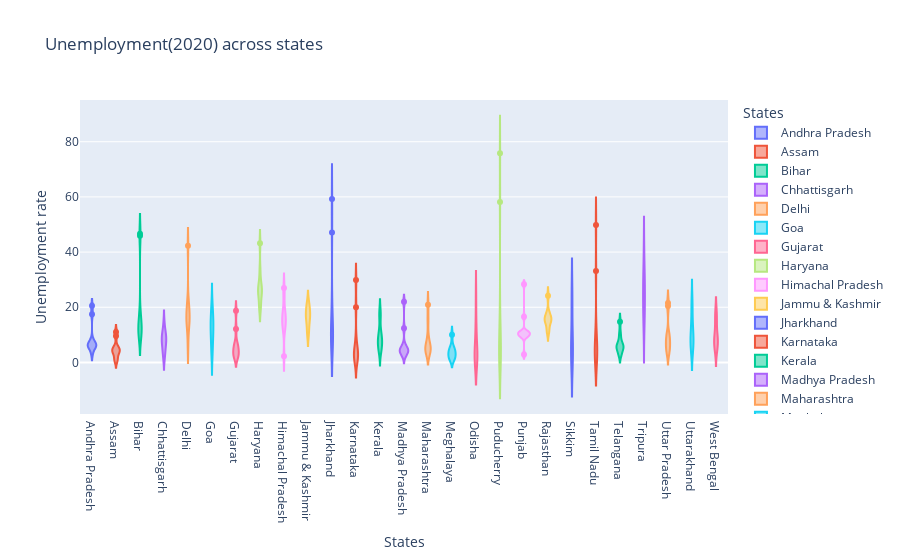

The notebook cell this image was saved under:
### Code cell
fig_11_violin=px.violin(data_frame=data_11,x='States',y='Unemployment rate',color='States',title='Unemployment(2020) across states')
fig_11_violin.show()

### Figure 1 — Plotly figure (JSON) as saved in the notebook; plotly's stock layout.template omitted (floating-point values rounded to 4 significant figures)
{"data": [{"alignmentgroup": "True", "box": {"visible": false}, "hovertemplate": "States=%{x}<br>Unemployment rate=%{y}<extra></extra>", "legendgroup": "Andhra Pradesh", "marker": {"color": "#636efa"}, "name": "Andhra Pradesh", "offsetgroup": "Andhra Pradesh", "orientation": "v", "scalegroup": "True", "showlegend": true, "type": "violin", "x": ["Andhra Pradesh", "Andhra Pradesh", "Andhra Pradesh", "Andhra Pradesh", "Andhra Pradesh", "Andhra Pradesh", "Andhra Pradesh", "Andhra Pradesh", "Andhra Pradesh", "Andhra Pradesh"], "x0": " ", "xaxis": "x", "y": [5.48, 5.83, 5.79, 20.51, 17.43, 3.31, 8.34, 6.96, 6.4, 6.59], "y0": " ", "yaxis": "y"}, {"alignmentgroup": "True", "box": {"visible": false}, "hovertemplate": "States=%{x}<br>Unemployment rate=%{y}<extra></extra>", "legendgroup": "Assam", "marker": {"color": "#EF553B"}, "name": "Assam", "offsetgroup": "Assam", "orientation": "v", "scalegroup": "True", "showlegend": true, "type": "violin", "x": ["Assam", "Assam", "Assam", "Assam", "Assam", "Assam", "Assam", "Assam", "Assam", "Assam"], "x0": " ", "xaxis": "x", "y": [4.66, 4.41, 4.77, 11.06, 9.55, 0.6, 3.77, 5.53, 1.19, 3.02], "y0": " ", "yaxis": "y"}, {"alignmentgroup": "True", "box": {"visible": false}, "hovertemplate": "States=%{x}<br>Unemployment rate=%{y}<extra></extra>", "legendgroup": "Bihar", "marker": {"color": "#00cc96"}, "name": "Bihar", "offsetgroup": "Bihar", "orientation": "v", "scalegroup": "True", "showlegend": true, "type": "violin", "x": ["Bihar", "Bihar", "Bihar", "Bihar", "Bihar", "Bihar", "Bihar", "Bihar", "Bihar", "Bihar"], "x0": " ", "xaxis": "x", "y": [10.61, 10.29, 15.43, 46.64, 45.96, 17.82, 12.79, 13.44, 11.91, 9.82], "y0": " ", "yaxis": "y"}, {"alignmentgroup": "True", "box": {"visible": false}, "hovertemplate": "States=%{x}<br>Unemployment rate=%{y}<extra></extra>", "legendgroup": "Chhattisgarh", "marker": {"color": "#ab63fa"}, "name": "Chhattisgarh", "offsetgroup": "Chhattisgarh", "orientation": "v", "scalegroup": "True", "showlegend": true, "type": "violin", "x": ["Chhattisgarh", "Chhattisgarh", "Chhattisgarh", "Chhattisgarh", "Chhattisgarh", "Chhattisgarh", "Chhattisgarh", "Chhattisgarh", "Chhattisgarh", "Chhattisgarh"], "x0": " ", "xaxis": "x", "y": [9.65, 8.38, 7.54, 3.41, 10.5, 14.23, 10.27, 5.63, 1.96, 6.62], "y0": " ", "yaxis": "y"}, {"alignmentgroup": "True", "box": {"visible": false}, "hovertemplate": "States=%{x}<br>Unemployment rate=%{y}<extra></extra>", "legendgroup": "Delhi", "marker": {"color": "#FFA15A"}, "name": "Delhi", "offsetgroup": "Delhi", "orientation": "v", "scalegroup": "True", "showlegend": true, "type": "violin", "x": ["Delhi", "Delhi", "Delhi", "Delhi", "Delhi", "Delhi", "Delhi", "Delhi", "Delhi", "Delhi"], "x0": " ", "xaxis": "x", "y": [22.23, 14.84, 17.04, 16.68, 42.27, 18.19, 20.3, 13.79, 12.53, 6.27], "y0": " ", "yaxis": "y"}, {"alignmentgroup": "True", "box": {"visible": false}, "hovertemplate": "States=%{x}<br>Unemployment rate=%{y}<extra></extra>", "legendgroup": "Goa", "marker": {"color": "#19d3f3"}, "name": "Goa", "offsetgroup": "Goa", "orientation": "v", "scalegroup": "True", "showlegend": true, "type": "violin", "x": ["Goa", "Goa", "Goa", "Goa", "Goa", "Goa", "Goa", "Goa", "Goa", "Goa"], "x0": " ", "xaxis": "x", "y": [8.89, 2.81, 5.25, 13.31, 21.25, 9.96, 17.07, 16.21, 15.38, 11.54], "y0": " ", "yaxis": "y"}, {"alignmentgroup": "True", "box": {"visible": false}, "hovertemplate": "States=%{x}<br>Unemployment rate=%{y}<extra></extra>", "legendgroup": "Gujarat", "marker": {"color": "#FF6692"}, "name": "Gujarat", "offsetgroup": "Gujarat", "orientation": "v", "scalegroup": "True", "showlegend": true, "type": "violin", "x": ["Gujarat", "Gujarat", "Gujarat", "Gujarat", "Gujarat", "Gujarat", "Gujarat", "Gujarat", "Gujarat", "Gujarat"], "x0": " ", "xaxis": "x", "y": [5.54, 6.38, 6.66, 18.71, 12.11, 3.2, 1.84, 1.87, 3.42, 4.03], "y0": " ", "yaxis": "y"}, {"alignmentgroup": "True", "box": {"visible": false}, "hovertemplate": "States=%{x}<br>Unemployment rate=%{y}<extra></extra>", "legendgroup": "Haryana", "marker": {"color": "#B6E880"}, "name": "Haryana", "offsetgroup": "Haryana", "orientation": "v", "scalegroup": "True", "showlegend": true, "type": "violin", "x": ["Haryana", "Haryana", "Haryana", "Haryana", "Haryana", "Haryana", "Haryana", "Haryana", "Haryana", "Haryana"], "x0": " ", "xaxis": "x", "y": [20.34, 25.77, 25.05, 43.22, 29.02, 26.7, 24.18, 33.5, 19.68, 27.31], "y0": " ", "yaxis": "y"}, {"alignmentgroup": "True", "box": {"visible": false}, "hovertemplate": "States=%{x}<br>Unemployment rate=%{y}<extra></extra>", "legendgroup": "Himachal Pradesh", "marker": {"color": "#FF97FF"}, "name": "Himachal Pradesh", "offsetgroup": "Himachal Pradesh", "orientation": "v", "scalegroup": "True", "showlegend": true, "type": "violin", "x": ["Himachal Pradesh", "Himachal Pradesh", "Himachal Pradesh", "Himachal Pradesh", "Himachal Pradesh", "Himachal Pradesh", "Himachal Pradesh", "Himachal Pradesh", "Himachal Pradesh", "Himachal Pradesh"], "x0": " ", "xaxis": "x", "y": [16.83, 16.84, 18.76, 2.2, 26.95, 13.47, 24.31, 15.79, 12.04, 13.46], "y0": " ", "yaxis": "y"}, {"alignmentgroup": "True", "box": {"visible": false}, "hovertemplate": "States=%{x}<br>Unemployment rate=%{y}<extra></extra>", "legendgroup": "Jammu & Kashmir", "marker": {"color": "#FECB52"}, "name": "Jammu & Kashmir", "offsetgroup": "Jammu & Kashmir", "orientation": "v", "scalegroup": "True", "showlegend": true, "type": "violin", "x": ["Jammu & Kashmir", "Jammu & Kashmir", "Jammu & Kashmir", "Jammu & Kashmir", "Jammu & Kashmir", "Jammu & Kashmir", "Jammu & Kashmir", "Jammu & Kashmir", "Jammu & Kashmir"], "x0": " ", "xaxis": "x", "y": [21.08, 20.78, 15.5, 18.74, 17.92, 10.88, 11.09, 16.17, 16.14], "y0": " ", "yaxis": "y"}, {"alignmentgroup": "True", "box": {"visible": false}, "hovertemplate": "States=%{x}<br>Unemployment rate=%{y}<extra></extra>", "legendgroup": "Jharkhand", "marker": {"color": "#636efa"}, "name": "Jharkhand", "offsetgroup": "Jharkhand", "orientation": "v", "scalegroup": "True", "showlegend": true, "type": "violin", "x": ["Jharkhand", "Jharkhand", "Jharkhand", "Jharkhand", "Jharkhand", "Jharkhand", "Jharkhand", "Jharkhand", "Jharkhand", "Jharkhand"], "x0": " ", "xaxis": "x", "y": [10.61, 11.85, 8.23, 47.09, 59.23, 20.95, 7.63, 9.76, 8.24, 11.8], "y0": " ", "yaxis": "y"}, {"alignmentgroup": "True", "box": {"visible": false}, "hovertemplate": "States=%{x}<br>Unemployment rate=%{y}<extra></extra>", "legendgroup": "Karnataka", "marker": {"color": "#EF553B"}, "name": "Karnataka", "offsetgroup": "Karnataka", "orientation": "v", "scalegroup": "True", "showlegend": true, "type": "violin", "x": ["Karnataka", "Karnataka", "Karnataka", "Karnataka", "Karnataka", "Karnataka", "Karnataka", "Karnataka", "Karnataka", "Karnataka"], "x0": " ", "xaxis": "x", "y": [2.86, 3.61, 3.46, 29.84, 19.97, 8.44, 4.01, 0.5, 2.41, 1.58], "y0": " ", "yaxis": "y"}, {"alignmentgroup": "True", "box": {"visible": false}, "hovertemplate": "States=%{x}<br>Unemployment rate=%{y}<extra></extra>", "legendgroup": "Kerala", "marker": {"color": "#00cc96"}, "name": "Kerala", "offsetgroup": "Kerala", "orientation": "v", "scalegroup": "True", "showlegend": true, "type": "violin", "x": ["Kerala", "Kerala", "Kerala", "Kerala", "Kerala", "Kerala", "Kerala", "Kerala", "Kerala", "Kerala"], "x0": " ", "xaxis": "x", "y": [5.31, 7.6, 8.99, 16.99, 17.88, 9.71, 7.09, 10.98, 5.91, 3.88], "y0": " ", "yaxis": "y"}, {"alignmentgroup": "True", "box": {"visible": false}, "hovertemplate": "States=%{x}<br>Unemployment rate=%{y}<extra></extra>", "legendgroup": "Madhya Pradesh", "marker": {"color": "#ab63fa"}, "name": "Madhya Pradesh", "offsetgroup": "Madhya Pradesh", "orientation": "v", "scalegroup": "True", "showlegend": true, "type": "violin", "x": ["Madhya Pradesh", "Madhya Pradesh", "Madhya Pradesh", "Madhya Pradesh", "Madhya Pradesh", "Madhya Pradesh", "Madhya Pradesh", "Madhya Pradesh", "Madhya Pradesh", "Madhya Pradesh"], "x0": " ", "xaxis": "x", "y": [4.11, 4.57, 2.22, 12.36, 21.98, 6.48, 5.08, 4.7, 3.91, 3.13], "y0": " ", "yaxis": "y"}, {"alignmentgroup": "True", "box": {"visible": false}, "hovertemplate": "States=%{x}<br>Unemployment rate=%{y}<extra></extra>", "legendgroup": "Maharashtra", "marker": {"color": "#FFA15A"}, "name": "Maharashtra", "offsetgroup": "Maharashtra", "orientation": "v", "scalegroup": "True", "showlegend": true, "type": "violin", "x": ["Maharashtra", "Maharashtra", "Maharashtra", "Maharashtra", "Maharashtra", "Maharashtra", "Maharashtra", "Maharashtra", "Maharashtra", "Maharashtra"], "x0": " ", "xaxis": "x", "y": [4.95, 4.69, 5.79, 20.9, 15.46, 9.23, 3.89, 6.23, 4.55, 4.1], "y0": " ", "yaxis": "y"}, {"alignmentgroup": "True", "box": {"visible": false}, "hovertemplate": "States=%{x}<br>Unemployment rate=%{y}<extra></extra>", "legendgroup": "Meghalaya", "marker": {"color": "#19d3f3"}, "name": "Meghalaya", "offsetgroup": "Meghalaya", "orientation": "v", "scalegroup": "True", "showlegend": true, "type": "violin", "x": ["Meghalaya", "Meghalaya", "Meghalaya", "Meghalaya", "Meghalaya", "Meghalaya", "Meghalaya", "Meghalaya", "Meghalaya", "Meghalaya"], "x0": " ", "xaxis": "x", "y": [1.66, 3.59, 1.58, 10.03, 5.92, 1.15, 2.1, 3.74, 4.29, 4.6], "y0": " ", "yaxis": "y"}, {"alignmentgroup": "True", "box": {"visible": false}, "hovertemplate": "States=%{x}<br>Unemployment rate=%{y}<extra></extra>", "legendgroup": "Odisha", "marker": {"color": "#FF6692"}, "name": "Odisha", "offsetgroup": "Odisha", "orientation": "v", "scalegroup": "True", "showlegend": true, "type": "violin", "x": ["Odisha", "Odisha", "Odisha", "Odisha", "Odisha", "Odisha", "Odisha", "Odisha", "Odisha", "Odisha"], "x0": " ", "xaxis": "x", "y": [1.9, 3.12, 13.08, 23.76, 11.41, 3.77, 1.88, 1.42, 2.1, 2.18], "y0": " ", "yaxis": "y"}, {"alignmentgroup": "True", "box": {"visible": false}, "hovertemplate": "States=%{x}<br>Unemployment rate=%{y}<extra></extra>", "legendgroup": "Puducherry", "marker": {"color": "#B6E880"}, "name": "Puducherry", "offsetgroup": "Puducherry", "orientation": "v", "scalegroup": "True", "showlegend": true, "type": "violin", "x": ["Puducherry", "Puducherry", "Puducherry", "Puducherry", "Puducherry", "Puducherry", "Puducherry", "Puducherry", "Puducherry", "Puducherry"], "x0": " ", "xaxis": "x", "y": [0.58, 1.76, 1.2, 75.85, 58.19, 4.24, 15.47, 5.05, 10.9, 6.18], "y0": " ", "yaxis": "y"}, {"alignmentgroup": "True", "box": {"visible": false}, "hovertemplate": "States=%{x}<br>Unemployment rate=%{y}<extra></extra>", "legendgroup": "Punjab", "marker": {"color": "#FF97FF"}, "name": "Punjab", "offsetgroup": "Punjab", "orientation": "v", "scalegroup": "True", "showlegend": true, "type": "violin", "x": ["Punjab", "Punjab", "Punjab", "Punjab", "Punjab", "Punjab", "Punjab", "Punjab", "Punjab", "Punjab"], "x0": " ", "xaxis": "x", "y": [11.11, 10.97, 10.32, 2.86, 28.33, 16.55, 9.19, 10.99, 9.61, 9.88], "y0": " ", "yaxis": "y"}, {"alignmentgroup": "True", "box": {"visible": false}, "hovertemplate": "States=%{x}<br>Unemployment rate=%{y}<extra></extra>", "legendgroup": "Rajasthan", "marker": {"color": "#FECB52"}, "name": "Rajasthan", "offsetgroup": "Rajasthan", "orientation": "v", "scalegroup": "True", "showlegend": true, "type": "violin", "x": ["Rajasthan", "Rajasthan", "Rajasthan", "Rajasthan", "Rajasthan", "Rajasthan", "Rajasthan", "Rajasthan", "Rajasthan", "Rajasthan"], "x0": " ", "xaxis": "x", "y": [10.97, 15.16, 11.9, 17.7, 15.74, 14.39, 15.81, 17.51, 15.35, 24.15], "y0": " ", "yaxis": "y"}, {"alignmentgroup": "True", "box": {"visible": false}, "hovertemplate": "States=%{x}<br>Unemployment rate=%{y}<extra></extra>", "legendgroup": "Sikkim", "marker": {"color": "#636efa"}, "name": "Sikkim", "offsetgroup": "Sikkim", "orientation": "v", "scalegroup": "True", "showlegend": true, "type": "violin", "x": ["Sikkim", "Sikkim", "Sikkim", "Sikkim", "Sikkim", "Sikkim", "Sikkim", "Sikkim"], "x0": " ", "xaxis": "x", "y": [23.57, 2.28, 24.51, 4.46, 4.45, 12.49, 5.7, 0.88], "y0": " ", "yaxis": "y"}, {"alignmentgroup": "True", "box": {"visible": false}, "hovertemplate": "States=%{x}<br>Unemployment rate=%{y}<extra></extra>", "legendgroup": "Tamil Nadu", "marker": {"color": "#EF553B"}, "name": "Tamil Nadu", "offsetgroup": "Tamil Nadu", "orientation": "v", "scalegroup": "True", "showlegend": true, "type": "violin", "x": ["Tamil Nadu", "Tamil Nadu", "Tamil Nadu", "Tamil Nadu", "Tamil Nadu", "Tamil Nadu", "Tamil Nadu", "Tamil Nadu", "Tamil Nadu", "Tamil Nadu"], "x0": " ", "xaxis": "x", "y": [1.57, 2.09, 6.4, 49.83, 33.16, 12.2, 6.81, 2.65, 5, 2.16], "y0": " ", "yaxis": "y"}, {"alignmentgroup": "True", "box": {"visible": false}, "hovertemplate": "States=%{x}<br>Unemployment rate=%{y}<extra></extra>", "legendgroup": "Telangana", "marker": {"color": "#00cc96"}, "name": "Telangana", "offsetgroup": "Telangana", "orientation": "v", "scalegroup": "True", "showlegend": true, "type": "violin", "x": ["Telangana", "Telangana", "Telangana", "Telangana", "Telangana", "Telangana", "Telangana", "Telangana", "Telangana", "Telangana"], "x0": " ", "xaxis": "x", "y": [5.49, 8.29, 5.77, 6.25, 14.7, 10.55, 5.36, 5.79, 3.27, 2.86], "y0": " ", "yaxis": "y"}, {"alignmentgroup": "True", "box": {"visible": false}, "hovertemplate": "States=%{x}<br>Unemployment rate=%{y}<extra></extra>", "legendgroup": "Tripura", "marker": {"color": "#ab63fa"}, "name": "Tripura", "offsetgroup": "Tripura", "orientation": "v", "scalegroup": "True", "showlegend": true, "type": "violin", "x": ["Tripura", "Tripura", "Tripura", "Tripura", "Tripura", "Tripura", "Tripura", "Tripura", "Tripura", "Tripura"], "x0": " ", "xaxis": "x", "y": [32.67, 28.4, 29.95, 41.23, 21.51, 21.71, 18.24, 27.92, 17.35, 11.57], "y0": " ", "yaxis": "y"}, {"alignmentgroup": "True", "box": {"visible": false}, "hovertemplate": "States=%{x}<br>Unemployment rate=%{y}<extra></extra>", "legendgroup": "Uttar Pradesh", "marker": {"color": "#FFA15A"}, "name": "Uttar Pradesh", "offsetgroup": "Uttar Pradesh", "orientation": "v", "scalegroup": "True", "showlegend": true, "type": "violin", "x": ["Uttar Pradesh", "Uttar Pradesh", "Uttar Pradesh", "Uttar Pradesh", "Uttar Pradesh", "Uttar Pradesh", "Uttar Pradesh", "Uttar Pradesh", "Uttar Pradesh", "Uttar Pradesh"], "x0": " ", "xaxis": "x", "y": [7.58, 8.98, 10.11, 21.54, 20.41, 9.47, 5.56, 5.79, 4.18, 3.75], "y0": " ", "yaxis": "y"}, {"alignmentgroup": "True", "box": {"visible": false}, "hovertemplate": "States=%{x}<br>Unemployment rate=%{y}<extra></extra>", "legendgroup": "Uttarakhand", "marker": {"color": "#19d3f3"}, "name": "Uttarakhand", "offsetgroup": "Uttarakhand", "orientation": "v", "scalegroup": "True", "showlegend": true, "type": "violin", "x": ["Uttarakhand", "Uttarakhand", "Uttarakhand", "Uttarakhand", "Uttarakhand", "Uttarakhand", "Uttarakhand", "Uttarakhand", "Uttarakhand", "Uttarakhand"], "x0": " ", "xaxis": "x", "y": [5.49, 4.99, 19.85, 6.48, 8.01, 8.61, 12.38, 14.26, 22.26, 9.23], "y0": " ", "yaxis": "y"}, {"alignmentgroup": "True", "box": {"visible": false}, "hovertemplate": "States=%{x}<br>Unemployment rate=%{y}<extra></extra>", "legendgroup": "West Bengal", "marker": {"color": "#FF6692"}, "name": "West Bengal", "offsetgroup": "West Bengal", "orientation": "v", "scalegroup": "True", "showlegend": true, "type": "violin", "x": ["West Bengal", "West Bengal", "West Bengal", "West Bengal", "West Bengal", "West Bengal", "West Bengal", "West Bengal", "West Bengal", "West Bengal"], "x0": " ", "xaxis": "x", "y": [6.94, 4.92, 6.92, 17.41, 17.41, 7.29, 6.83, 14.87, 9.35, 9.98], "y0": " ", "yaxis": "y"}], "layout": {"legend": {"title": {"text": "States"}, "tracegroupgap": 0}, "title": {"text": "Unemployment(2020) across states"}, "violinmode": "overlay", "xaxis": {"anchor": "y", "categoryarray": ["Andhra Pradesh", "Assam", "Bihar", "Chhattisgarh", "Delhi", "Goa", "Gujarat", "Haryana", "Himachal Pradesh", "Jammu & Kashmir", "Jharkhand", "Karnataka", "Kerala", "Madhya Pradesh", "Maharashtra", "Meghalaya", "Odisha", "Puducherry", "Punjab", "Rajasthan", "Sikkim", "Tamil Nadu", "Telangana", "Tripura", "Uttar Pradesh", "Uttarakhand", "West Bengal"], "categoryorder": "array", "domain": [0, 1], "title": {"text": "States"}}, "yaxis": {"anchor": "x", "domain": [0, 1], "title": {"text": "Unemployment rate"}}}}
